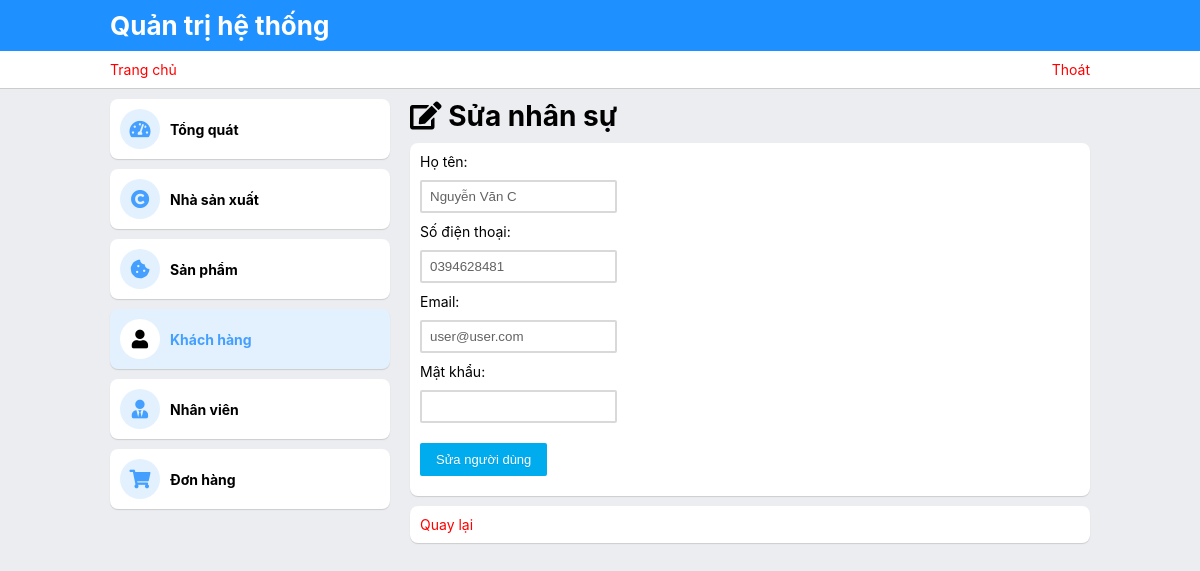
Screenshot of /admin/user/user_edit.php?id=2 with the database file from the repository.
### tables this page shows
CREATE TABLE KHACHHANG(
    id int NOT NULL primary key auto_increment,
    hoten varchar(100) not null,
    sodienthoai varchar(15) not null,
    diachi varchar(200) not null,
    ngaysinh date DEFAULT NULL,
    gioitinh int DEFAULT NULL,
    email varchar(100) not null,
    matkhau varchar(32) not null,
    anh varchar(200),
    token varchar(100) not null
);

### core/interact.database.php (called while the page is built, shortened)
<?php
require_once __DIR__ . "/connect.php";
function query(string $query)
{
    global $mysqli;
    return $mysqli->query($query);
}

### admin/user/user_edit.php (the view, shortened to what this page needs)
<?php
$id = isset($_GET["id"]) ? $_GET["id"] : NULL;
$kiemtra = query("SELECT * FROM KHACHHANG WHERE id = '{$id}'");
$dulieu = $kiemtra->fetch_assoc();
?>
<!DOCTYPE html>
<html lang="en">
<head>
    <link rel="stylesheet" href="../assets/css/index2.css">
    <link rel="stylesheet" href="https://pro.fontawesome.com/releases/v5.10.0/css/all.css" />
</head>
<body>
    <div id="wrap">
        <div class="header">
            <div class="max h-full mx-auto p-10">
                Quản trị hệ thống
            </div>
        </div>
        <div class="nav">
            <div class="max flex justify-between mx-auto h-full p-10">
                <div class="nav-menu">
                    <a href="./">Trang chủ</a>
                </div>
                <div class="nav-user">
                    <a href="../logout.php">Thoát</a>
                </div>
            </div>
        </div>
        <div class="flex-1">
            <div class="max mx-auto flex flex-row">
                <div class="content-left p-10" style="overflow: auto;">
                    <ul>
                        <li><a href="../"><i class="fas fa-lg fa-tachometer-alt"></i> Tổng quát</a></li>
                        <li><a href="../brand/brand.php"><i class="fas fa-lg fa-copyright"></i> Nhà sản xuất</a></li>
                        <li><a href="../product/product.php"><i class="fas fa-lg fa-cookie-bite"></i> Sản phẩm</a></li>
                        <li class="current"><a href="./user.php"><i class="fas fa-lg fa-user"></i> Khách hàng</a></li>
                        <li><a href="../staff/staff.php"><i class="fas fa-lg fa-user-tie"></i> Nhân viên</a></li>
                        <li><a href="../cart/cart.php"><i class="fas fa-lg fa-shopping-cart"></i> Đơn hàng</a></li>
                    </ul>
                </div>
                <div class="flex-1 p-10">
                    <h1><i class="fas fa-edit"></i> Sửa nhân sự</h1>
                    <div class="box mt-10 p-10">
                        <form action="" method="POST">
                            Họ tên:<br>
                            <input name="hoten" type="text" value="<?= $dulieu["hoten"] ?>" /><br>
                            Số điện thoại:<br>
                            <input name="sdt" type="text" value="<?= $dulieu["sodienthoai"] ?>" /><br>
                            Email:<br>
                            <input name="email" type="email" value="<?= $dulieu["email"] ?>" /><br>
                            Mật khẩu:<br>
                            <input name="matkhau" type="text" value="" /><br>
                            <input type="submit" value="Sửa người dùng" class="button button-blue mt-10" />
                        </form>
                    </div>
                    <div class="box mt-10 p-10">
                        <a href="./user.php">Quay lại</a>
                    </div>
                </div>
            </div>
        </div>
    </div>
</body>
</html>

### admin/assets/css/index2.css (style rules this page uses)
* { padding: 0; margin: 0; box-sizing: border-box; }
body { font-family: -apple-system, BlinkMacSystemFont, "Segoe UI", Roboto, Oxygen, Ubuntu, Cantarell, "Open Sans", "Helvetica Neue", sans-serif; display: flex; flex-direction: column; background-color: #ecedf1; font-size: 14px; }
a { text-decoration: none; color: red; }
.header { background-color: dodgerblue; flex: 1; color: #fff; font-size: 26px; font-weight: bold; }
.max { max-width: 1000px; }
.h-full { height: 100%; }
.mx-auto { margin: 0 auto; }
.nav { background-color: #fff; border-bottom: 1px solid #ccc; }
.p-10 { padding: 10px; }
.mt-10 { margin-top: 10px; }
.flex { display: flex; }
.flex-row { flex-direction: row; }
.justify-between { justify-content: space-between; }
.flex-1 { flex: 1; }
.content-left { max-width: 300px; width: 100%; }
.content-left ul { list-style: none; }
.content-left ul li { border-radius: 8px; background-color: #fff; box-shadow: 0px 1px 1px 0px #ccc; font-weight: bold; cursor: pointer; color: #000; }
.content-left ul li a { padding: 10px; display: flex; align-items: center; color: inherit; }
.content-left ul li i { width: 40px; height: 40px; border-radius: 50%; display: flex; justify-content: center; align-items: center; margin-right: 10px; background-color: #e3f1ff; color: #449fff; }
.content-left ul li.current { background-color: #e3f1ff; color: #449fff; }
.content-left ul li.current i { background-color: #fff; color: #000; }
.content-left ul li + li { margin-top: 10px; }
.box { border-radius: 8px; background-color: #fff; box-shadow: 0px 1px 1px 0px #ccc; overflow: hidden; overflow-x: auto; }
.button { display: inline-block; vertical-align: top; height: 33px; line-height: 1; padding: 0 16px; font-size: 13px; color: #243140; text-align: center; text-shadow: 0 1px rgb(255 255 255 / 20%); background: #e5e7ed; border: 0; border-radius: 2px; cursor: pointer; -webkit-box-sizing: border-box; -moz-box-sizing: border-box; box-sizing: border-box; }
.button-blue { color: white; text-shadow: 0 1px rgba(0, 0, 0, 0.08); background: #00acee; }
input[type="text"], input[type="number"], input[type="email"], input[type="url"], input[type="search"], select, textarea { display: inline-block; vertical-align: top; padding: 0 8px; height: 33px; line-height: 19px; color: #626262; background: white; border: 2px solid #d9d9d9; border-radius: 2px; }
form input, form select, form textarea { margin: 10px 0; }

### rows the page displays
khachhang: hoten "Nguyễn Văn C", sdt "0394628481", email "user@user.com"
